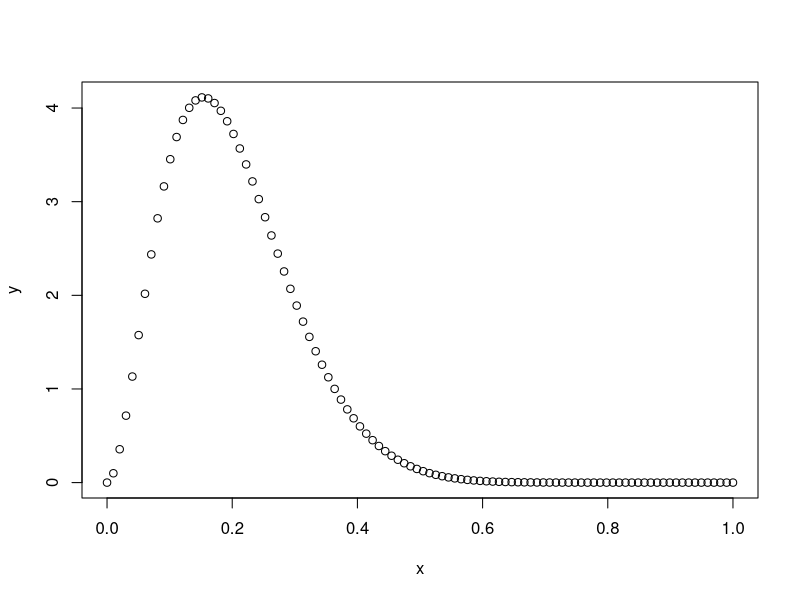
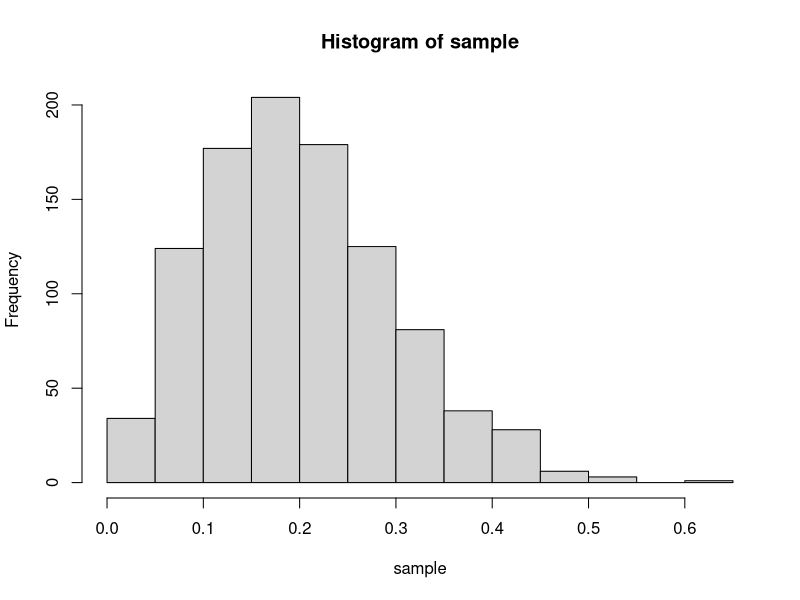

Write the R code that produced these figures, in order.
## ----setup, include=FALSE-------------------------------------------------------------------------------------------------------------------------------------------------
# This chunk just sets echo = TRUE as default (i.e. print all code)
knitr::opts_chunk$set(echo = TRUE)


## ---- fig.height=4, fig.width=4-------------------------------------------------------------------------------------------------------------------------------------------
mu <- 0.2
var <- 0.01
alpha <- mu * (((mu*(1-mu))/var) - 1)
beta <- (alpha*(1-mu))/mu
x <- seq(0, 1, length=100)
y <- dbeta(x, alpha, beta)
plot(x, y)


## ---- fig.height=4, fig.width=4-------------------------------------------------------------------------------------------------------------------------------------------
n <- 1000
sample <- rbeta(n, alpha, beta)
hist(sample)


## -------------------------------------------------------------------------------------------------------------------------------------------------------------------------
mu_bar <- mean(sample)
var_bar <- var(sample)
print(paste("Sample mean:", format(mu_bar)))
print(paste("Sample variance:", format(var_bar)))


## -------------------------------------------------------------------------------------------------------------------------------------------------------------------------
lower <- quantile(sample, probs = 0.025)
upper <- quantile(sample, probs = 0.975)
print(paste("The central 95% probability interval of the distribution from the drawn samples"))
print(paste("is [", format(lower), ",", format(upper), "]"))


## -------------------------------------------------------------------------------------------------------------------------------------------------------------------------
boxes <- matrix(c(2,4,1,5,1,3), ncol = 2,
                dimnames = list(c("A", "B", "C"), c("red", "white")))
boxes
p_red <- function(boxes) {
  p_A <- 0.4
  p_B <- 0.1
  p_C <- 0.5
  p <- p_A*boxes[1,1]/sum(boxes[1,]) + p_B*boxes[2,1]/sum(boxes[2,]) + p_C*boxes[3,1]/sum(boxes[3,])
  return(p)
}
p_red(boxes = boxes)


## -------------------------------------------------------------------------------------------------------------------------------------------------------------------------
p_box <- function(boxes) {
  p_A <- 0.4
  p_B <- 0.1
  p_C <- 0.5
  p_A.red <- p_A*boxes[1,1]/sum(boxes[1,])/p_red(boxes)
  p_B.red <- p_B*boxes[2,1]/sum(boxes[2,])/p_red(boxes)
  p_C.red <- p_C*boxes[3,1]/sum(boxes[3,])/p_red(boxes)
  return(c(p_A.red, p_B.red, p_C.red))
}
p_box(boxes = boxes)


## -------------------------------------------------------------------------------------------------------------------------------------------------------------------------
p_identical_twin <- function(fraternal_prob, identical_prob) {
  p_it.and.tb <- identical_prob * 0.5
  p_ft.and.tb <- fraternal_prob * 0.5 * 0.5
  return(p_it.and.tb/(p_it.and.tb + p_ft.and.tb))
}
p_identical_twin(fraternal_prob = 1/150, identical_prob = 1/400)

